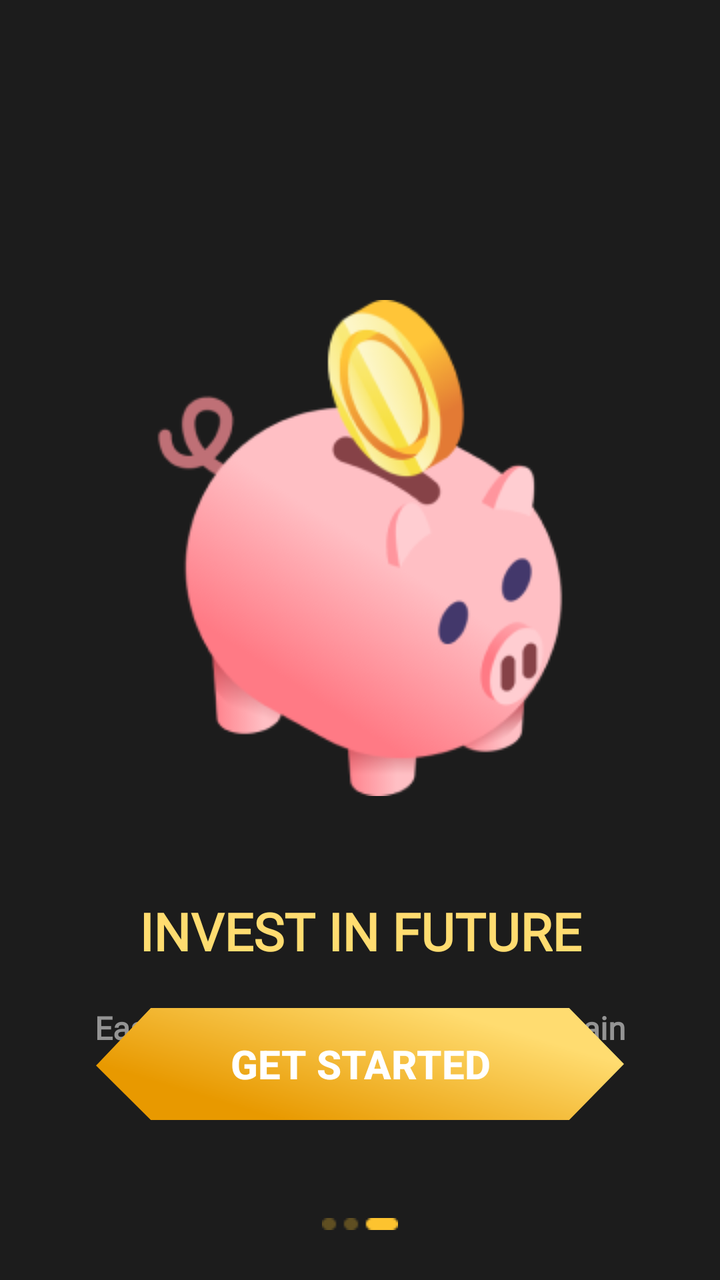
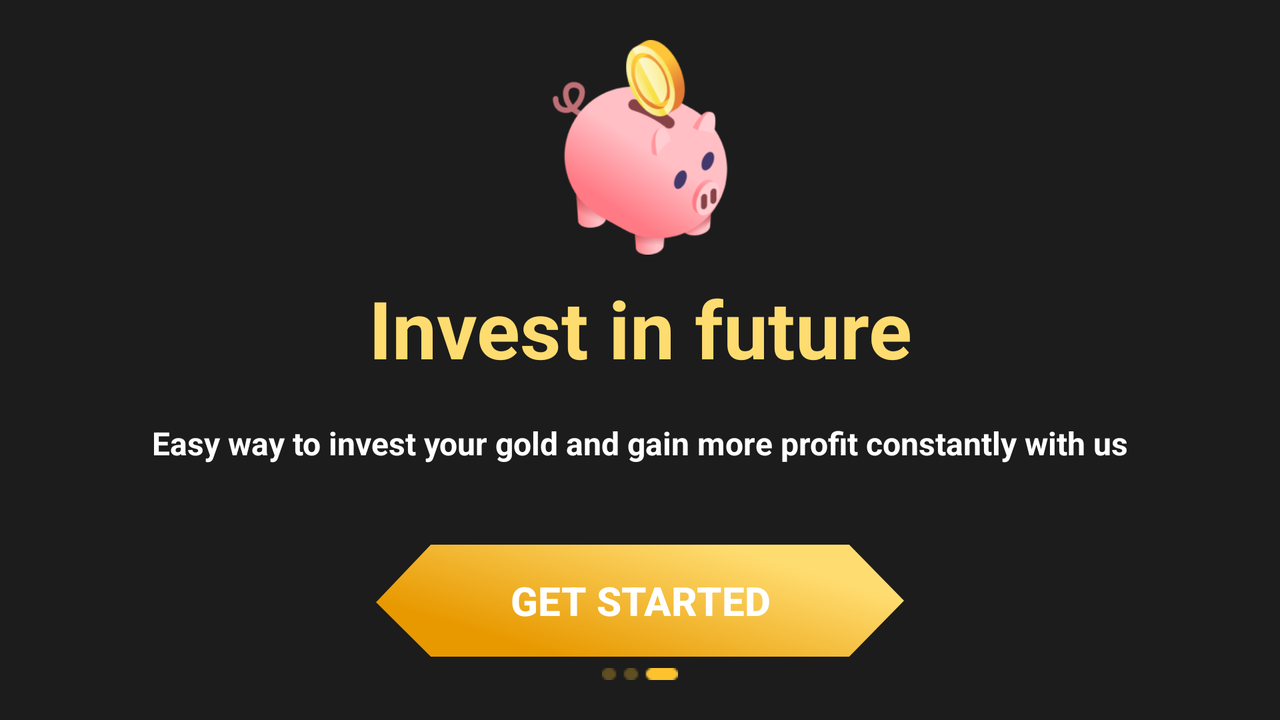

One screen, two layout resources from the same app: the default and the repository's alternative for another configuration. Each is rendered where Android would select it; the XML of both is given below.
<!-- AndroidManifest.xml: application theme Theme.Avalanche -->
<!-- res/layout/activity_three_wallet.xml -->
<?xml version="1.0" encoding="utf-8"?>
<RelativeLayout
    xmlns:android="http://schemas.android.com/apk/res/android"
    xmlns:app="http://schemas.android.com/apk/res-auto"
    xmlns:tools="http://schemas.android.com/tools"
    android:layout_width="match_parent"
    android:layout_height="match_parent"
    android:background="@color/primaryColor"
    tools:context=".OpenWallet.ThreeWallet">



    <LinearLayout
        android:layout_marginTop="100sp"
        android:id="@+id/textScreen"
        android:paddingTop="50sp"
        android:layout_width="match_parent"
        android:layout_height="wrap_content"
        android:orientation="vertical">

        <ImageView
            android:id="@+id/safe"
            android:layout_width="match_parent"
            android:layout_height="wrap_content"
            android:layout_above="@+id/textScreen"
            android:src="@drawable/piggy" />

        <TextView
            android:layout_marginTop="50sp"
            android:fontFamily="@font/montserrat_extrabold"
            android:textAllCaps="true"
            android:id="@+id/headText"
            android:layout_width="match_parent"
            android:layout_height="wrap_content"
            android:gravity="center"
            android:text="@string/fiveScreen1"
            android:textColor="@color/twoPrimaryColor"
            android:textSize="26sp"
            android:textStyle="bold" />

        <TextView
            android:layout_marginLeft="40sp"
            android:layout_marginRight="40sp"
            android:layout_width="match_parent"
            android:layout_height="wrap_content"
            android:fontFamily="@font/montserrat_bold"
            android:layout_below="@id/headText"
            android:layout_marginTop="20sp"
            android:gravity="center"
            android:text="@string/fiveScreen2"
            android:textColor="@color/tempGray"
            android:textSize="16sp"
            android:textStyle="bold" />


    </LinearLayout>

    <LinearLayout
        android:layout_width="match_parent"
        android:layout_height="wrap_content"
        android:layout_alignParentBottom="true"
        android:layout_marginBottom="80sp"
        android:gravity="center">


        <Button
            android:layout_alignParentBottom="true"
            android:id="@+id/clickIntent"
            android:layout_width="wrap_content"
            android:layout_height="wrap_content"
            android:layout_gravity="center"
            android:background="@drawable/ic_btnview"
            android:text="GET STARTED"
            android:textColor="@color/white"
            android:textSize="20sp"
            android:textStyle="bold" />

    </LinearLayout>


    <ImageView
        android:layout_width="match_parent"
        android:layout_height="wrap_content"
        android:layout_alignParentBottom="true"
        android:layout_marginBottom="25sp"
        android:src="@drawable/indecatorthree" />


</RelativeLayout>
<!-- resources referenced by this layout -->
<resources>
  <color name="primaryColor">#1C1C1C</color>
  <color name="tempGray">#949494</color>
  <color name="twoPrimaryColor">#FFDC70</color>
  <color name="white">#FFFFFFFF</color>
  <!-- drawable ic_btnview (drawable) -->
  <vector xmlns:android="http://schemas.android.com/apk/res/android"
      xmlns:aapt="http://schemas.android.com/aapt"
      android:width="264dp"
      android:height="56dp"
      android:viewportWidth="264"
      android:viewportHeight="56">
    <path
        android:pathData="M2.099,28.749L28.053,1.5H235.959L261.901,28L235.959,54.5H28.028L2.099,28.749Z"
        android:strokeWidth="3"
        android:strokeColor="#FDC32F">
      <aapt:attr name="android:fillColor">
        <gradient 
            android:startY="28"
            android:startX="3.64491E-6"
            android:endY="-45.3264"
            android:endX="22.2401"
            android:type="linear">
          <item android:offset="0" android:color="#FFE89900"/>
          <item android:offset="1" android:color="#FFFFDC70"/>
        </gradient>
      </aapt:attr>
    </path>
  </vector>
  <!-- drawable indecatorthree: png bitmap (drawable, 306 bytes) -->
  <!-- drawable piggy: png bitmap (drawable, 25740 bytes) -->
  <string name="fiveScreen1">Invest in future</string>
  <string name="fiveScreen2">Easy way to invest your gold and gain more profit constantly with us</string>
  <style name="Theme.Avalanche" parent="Theme.Design.Light.NoActionBar">
          
          <item name="colorPrimary">@color/purple_500</item>
          <item name="colorPrimaryVariant">@color/purple_700</item>
          <item name="colorOnPrimary">@color/white</item>
          
          <item name="colorSecondary">@color/teal_200</item>
          <item name="colorSecondaryVariant">@color/teal_700</item>
          <item name="colorOnSecondary">@color/black</item>
          
          <item name="android:windowFullscreen">true</item>
          <item name="android:statusBarColor" tools:targetApi="l">?attr/colorPrimaryVariant</item>
          
      </style>
  <color name="purple_500">#FF6200EE</color>
  <color name="purple_700">#FF3700B3</color>
  <color name="teal_200">#FF03DAC5</color>
  <color name="teal_700">#FF018786</color>
  <color name="black">#FF000000</color>
</resources>
<!-- res/layout-land/activity_three_wallet.xml (the repository's variant of the layout above) -->
<!-- drawn on the phone turned sideways -->
<?xml version="1.0" encoding="utf-8"?>
<RelativeLayout
    xmlns:android="http://schemas.android.com/apk/res/android"
    xmlns:app="http://schemas.android.com/apk/res-auto"
    xmlns:tools="http://schemas.android.com/tools"
    android:layout_width="match_parent"
    android:layout_height="match_parent"
    android:background="@color/primaryColor"
    tools:context=".OpenWallet.ThreeWallet">

    <ImageView
        android:id="@+id/safe"
        android:layout_width="match_parent"
        android:layout_height="wrap_content"
        android:layout_above="@+id/textScreen"
        android:layout_marginTop="20sp"
        android:src="@drawable/piggy" />

    <LinearLayout
        android:id="@+id/textScreen"
        android:paddingTop="10sp"
        android:layout_centerVertical="true"
        android:layout_width="match_parent"
        android:layout_height="wrap_content"
        android:orientation="vertical">


        <TextView
            android:id="@+id/headText"
            android:layout_width="match_parent"
            android:layout_height="wrap_content"
            android:gravity="center"
            android:text="@string/fiveScreen1"
            android:textColor="@color/twoPrimaryColor"
            android:textSize="40sp"
            android:textStyle="bold" />

        <TextView
            android:layout_width="match_parent"
            android:layout_height="wrap_content"
            android:layout_below="@id/headText"
            android:layout_marginTop="20sp"
            android:gravity="center"
            android:text="@string/fiveScreen2"
            android:textColor="@color/white"
            android:textSize="16sp"
            android:textStyle="bold" />


    </LinearLayout>

    <LinearLayout
        android:layout_marginTop="40sp"
        android:layout_below="@+id/textScreen"
        android:layout_width="match_parent"
        android:layout_height="wrap_content"
        android:gravity="center">


        <Button
            android:id="@+id/clickIntent"
            android:layout_width="wrap_content"
            android:layout_height="wrap_content"
            android:layout_gravity="center"
            android:background="@drawable/ic_btnview"
            android:text="GET STARTED"
            android:textColor="@color/white"
            android:textSize="20sp"
            android:textStyle="bold" />







    </LinearLayout>


    <ImageView
        android:layout_width="match_parent"
        android:layout_height="wrap_content"
        android:layout_alignParentBottom="true"
        android:layout_marginBottom="20sp"
        android:src="@drawable/indecatorthree" />


</RelativeLayout>
<!-- resources referenced by the variant -->
<!-- as the phone turned sideways resolves them -->
<resources>
  <color name="primaryColor">#1C1C1C</color>
  <color name="twoPrimaryColor">#FFDC70</color>
  <color name="white">#FFFFFFFF</color>
  <!-- drawable ic_btnview (drawable) -->
  <vector xmlns:android="http://schemas.android.com/apk/res/android"
      xmlns:aapt="http://schemas.android.com/aapt"
      android:width="264dp"
      android:height="56dp"
      android:viewportWidth="264"
      android:viewportHeight="56">
    <path
        android:pathData="M2.099,28.749L28.053,1.5H235.959L261.901,28L235.959,54.5H28.028L2.099,28.749Z"
        android:strokeWidth="3"
        android:strokeColor="#FDC32F">
      <aapt:attr name="android:fillColor">
        <gradient 
            android:startY="28"
            android:startX="3.64491E-6"
            android:endY="-45.3264"
            android:endX="22.2401"
            android:type="linear">
          <item android:offset="0" android:color="#FFE89900"/>
          <item android:offset="1" android:color="#FFFFDC70"/>
        </gradient>
      </aapt:attr>
    </path>
  </vector>
  <!-- drawable indecatorthree: png bitmap (drawable, 306 bytes) -->
  <!-- drawable piggy: png bitmap (drawable, 25740 bytes) -->
  <string name="fiveScreen1">Invest in future</string>
  <string name="fiveScreen2">Easy way to invest your gold and gain more profit constantly with us</string>
  <style name="Theme.Avalanche" parent="Theme.Design.Light.NoActionBar">
          
          <item name="colorPrimary">@color/purple_500</item>
          <item name="colorPrimaryVariant">@color/purple_700</item>
          <item name="colorOnPrimary">@color/white</item>
          
          <item name="colorSecondary">@color/teal_200</item>
          <item name="colorSecondaryVariant">@color/teal_700</item>
          <item name="colorOnSecondary">@color/black</item>
          
          <item name="android:windowFullscreen">true</item>
          <item name="android:statusBarColor" tools:targetApi="l">?attr/colorPrimaryVariant</item>
          
      </style>
  <color name="purple_500">#FF6200EE</color>
  <color name="purple_700">#FF3700B3</color>
  <color name="teal_200">#FF03DAC5</color>
  <color name="teal_700">#FF018786</color>
  <color name="black">#FF000000</color>
</resources>
